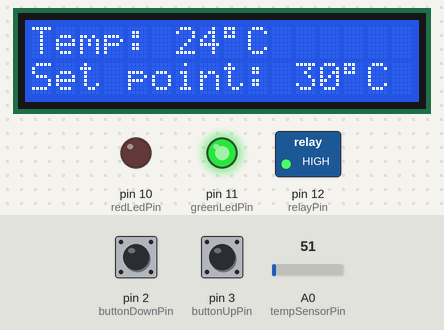
Recording of a sketch running on a simulated Arduino Uno, built with avr-gcc and run on an emulated ATmega328P. On the bench: 16×2 character LCD, switched loads named in the sketch (green lamp = pin HIGH), output pins drawn as LEDs (lit = HIGH). The inputs (shaded band) are chosen by the test bench; at power-on: pin 2 (buttonDownPin) HIGH, A0 (tempSensorPin) = 51, pin 3 (buttonUpPin) HIGH.

Above: at 3.2 s.
3.3 s: pin 2 (buttonDownPin) pulled LOW for 3.2 s
At 7.6 s:
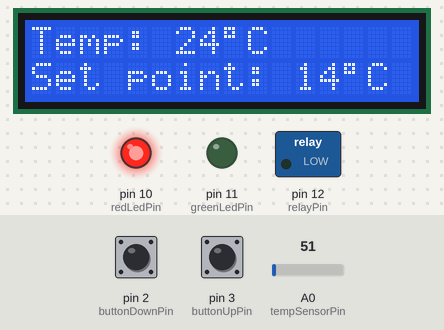
8.0 s: A0 (tempSensorPin) set to 61
At 8.8 s:
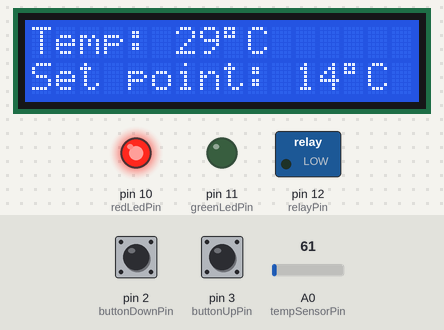
9.5 s: pin 3 (buttonUpPin) pulled LOW for 1 s
At 11.7 s:
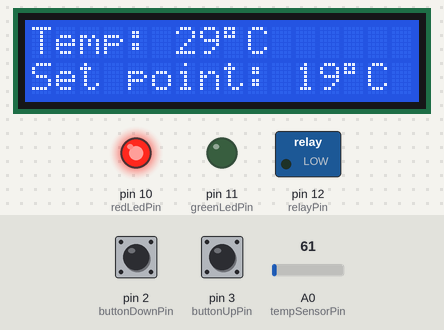
12.0 s: pin 3 (buttonUpPin) pulled LOW for 0.15 s
At 13.2 s:
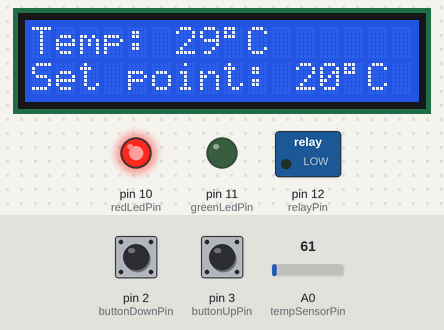
13.7 s: A0 (tempSensorPin) set to 71
At 14.4 s:
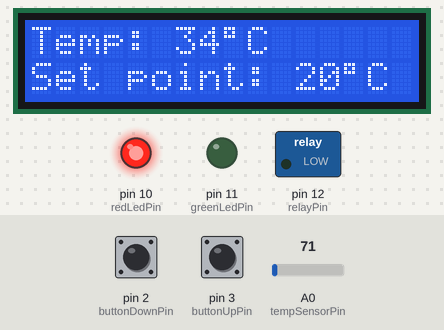
15.2 s: pin 2 (buttonDownPin) pulled LOW for 0.15 s
At 16.8 s:
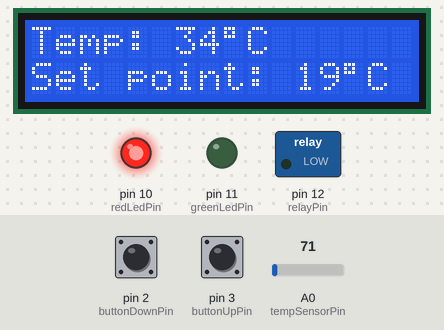
Timing chart, 0 to 17.9 s (numbered marks = the images above; inputs shaded):
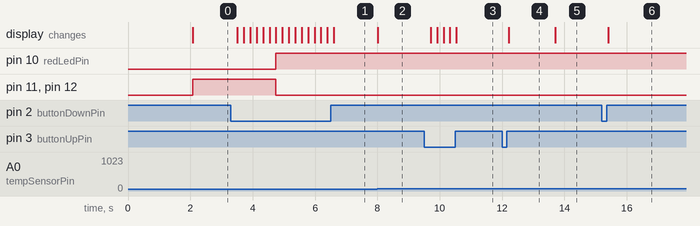

Measured:
- after the input at 3.3 s, pin 10 (redLedPin): LOW → HIGH after 1.4 s; pin 11 (greenLedPin), pin 12 (relayPin): HIGH → LOW after 1.4 s; the display: first changes after 0.21 s (image 1 shows a later state)
- after the input at 8.0 s, the display: changes at once (image 2)
- after the input at 9.5 s, the display: first changes after 0.21 s (image 3 shows a later state)
- after the input at 12.0 s, the display: changes after 0.21 s (image 4)
- after the input at 13.7 s, the display: changes at once (image 5)
- after the input at 15.2 s, the display: changes after 0.21 s (image 6)

The sketch:

sketch.ino
```cpp
#include <LiquidCrystal.h>

#define tempSensorPin A0

LiquidCrystal lcd(9, 8, 7, 6, 5, 4); // rs, en, d4, d5, d6, d7

const int redLedPin = 10;
const int greenLedPin = 11;
const int relayPin = 12;

const int buttonDownPin = 2;
const int buttonUpPin = 3;

int temperature;
int setTemperature = 30;

int analogValue;
float voltage;

void setup() {
  pinMode(buttonDownPin, INPUT_PULLUP);
  pinMode(buttonUpPin, INPUT_PULLUP);

  pinMode(tempSensorPin, INPUT);

  pinMode(redLedPin, OUTPUT);
  pinMode(greenLedPin, OUTPUT);
  pinMode(relayPin, OUTPUT);

  lcd.begin(16, 2);

  lcd.print("Temp. regulator");
  delay(2000);

  lcd.clear();
}

void loop() {
  if (!digitalRead(buttonUpPin) && setTemperature < 100) {
    setTemperature++;
    delay(200);
    lcd.clear();
  }

  if (!digitalRead(buttonDownPin) && setTemperature > 0) {
    setTemperature--;
    delay(200);
    lcd.clear();
  }

  if (analogRead(tempSensorPin) != analogValue) lcd.clear();

  analogValue = analogRead(tempSensorPin);

  voltage = analogValue * (5000 / 1024.0);

  temperature = voltage / 10;

  if (temperature > setTemperature) {
    digitalWrite(relayPin, LOW);
    digitalWrite(redLedPin, HIGH);
    digitalWrite(greenLedPin, LOW);
  } else {
    digitalWrite(relayPin, HIGH);
    digitalWrite(redLedPin, LOW);
    digitalWrite(greenLedPin, HIGH);
  }

  lcd.setCursor(0, 0);
  lcd.print("Temp: ");
  lcd.print(temperature);
  lcd.print((char)223);
  lcd.print("C");

  lcd.setCursor(0, 1);
  lcd.print("Set point: ");
  lcd.print(setTemperature);
  lcd.print((char)223);
  lcd.print("C");
}
```
